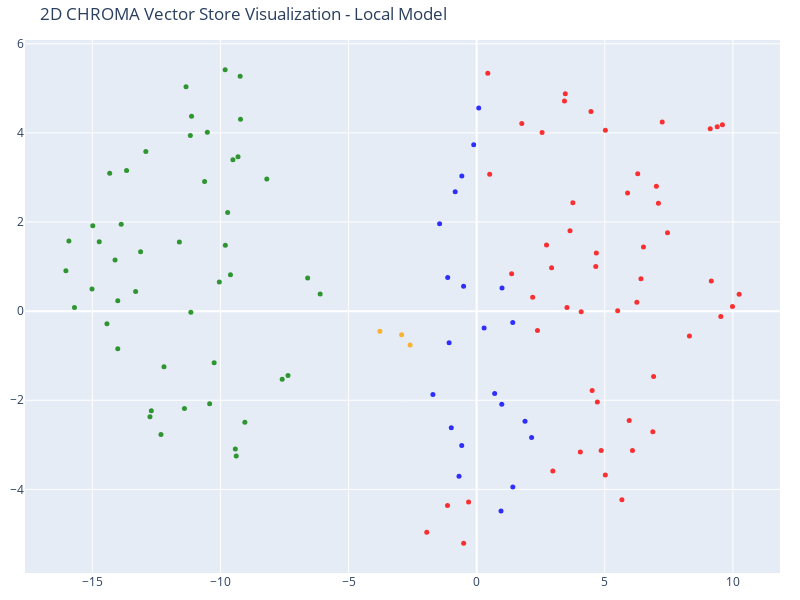

Here is the notebook cell this chart was saved with:
### Code cell
# Visualize the data in plotly 2D using projection technique 
tsne = TSNE(n_components=2, random_state=42)
reduced_vectors = tsne.fit_transform(vectors)

# Create the 2D scatter plot
fig = go.Figure(data=[go.Scatter(
    x=reduced_vectors[:, 0],
    y=reduced_vectors[:, 1],
    mode='markers',
    marker=dict(size=5, color=colors, opacity=0.8),
    text=[f"Type: {t}<br>Text: {d[:100]}..." for t, d in zip(doc_types, documents)],
    hoverinfo='text'
)])

fig.update_layout(
    title='2D CHROMA Vector Store Visualization - Local Model',
    scene=dict(xaxis_title='x',yaxis_title='y'),
    width=800,
    height=600,
    margin=dict(r=20, b=10, l=10, t=40)
)

fig.show()

### Figure 1 — Plotly figure (JSON) as saved in the notebook; plotly's stock layout.template omitted (floating-point values rounded to 4 significant figures)
{"data": [{"hoverinfo": "text", "marker": {"color": ["blue", "blue", "blue", "blue", "blue", "blue", "blue", "blue", "blue", "blue", "blue", "blue", "blue", "blue", "blue", "blue", "blue", "blue", "blue", "blue", "blue", "red", "red", "red", "red", "red", "red", "red", "red", "red", "red", "red", "red", "red", "red", "red", "red", "red", "red", "red", "red", "red", "red", "red", "red", "red", "red", "red", "red", "red", "red", "red", "red", "red", "red", "red", "red", "red", "red", "red", "red", "red", "red", "red", "red", "red", "red", "red", "red", "red", "red", "red", "red", "orange", "orange", "orange", "green", "green", "green", "green", "green", "green", "green", "green", "green", "green", "green", "green", "green", "green", "green", "green", "green", "green", "green", "green", "green", "green", "green", "green", "green", "green", "green", "green", "green", "green", "green", "green", "green", "green", "green", "green", "green", "green", "green", "green", "green", "green", "green", "green", "green", "green", "green"], "opacity": 0.8, "size": 5}, "mode": "markers", "text": ["Type: products<br>Text: # Product Summary\n\n# Rellm: AI-Powered Enterprise Reinsurance Solution\n\n## Summary\n\nRellm is an inno...", "Type: products<br>Text: ### Seamless Integrations\nRellm's architecture is designed for effortless integration with existing ...", "Type: products<br>Text: ### Regulatory Compliance Tools\nRellm includes built-in compliance tracking features to help organiz...", "Type: products<br>Text: Join the growing number of organizations leveraging Rellm to enhance their reinsurance processes whi...", "Type: products<br>Text: Experience the future of reinsurance with Rellm, where innovation meets reliability. Let Insurellm h...", "Type: products<br>Text: # Product Summary\n\n# Markellm\n\n## Summary\n\nMarkellm is an innovative two-sided marketplace designed ...", "Type: products<br>Text: - **User-Friendly Interface**: Designed with user experience in mind, Markellm features an intuitive...", "Type: products<br>Text: - **Customer Support**: Our dedicated support team is always available to assist both consumers and ...", "Type: products<br>Text: ### For Insurance Companies:\n- **Basic Listing Fee**: $199/month for a featured listing on the platf...", "Type: products<br>Text: ### Q3 2025\n- Initiate a comprehensive marketing campaign targeting both consumers and insurers to i...", "Type: products<br>Text: # Product Summary\n\n# Homellm\n\n## Summary\nHomellm is an innovative home insurance product developed b...", "Type: products<br>Text: ### 2. Dynamic Pricing Model\nWith Homellm's innovative dynamic pricing model, insurance providers ca...", "Type: products<br>Text: ### 5. Multi-Channel Integration\nHomellm seamlessly integrates into existing insurance platforms, pr...", "Type: products<br>Text: - **Basic Tier:** Starting at $5,000/month for small insurers with basic integration features.\n- **S...", "Type: products<br>Text: All tiers include a comprehensive training program and ongoing updates to ensure optimal performance...", "Type: products<br>Text: With Homellm, Insurellm is committed to transforming the landscape of home insurance, ensuring both ...", "Type: products<br>Text: # Product Summary\n\n# Carllm\n\n## Summary\n\nCarllm is an innovative auto insurance product developed by...", "Type: products<br>Text: - **Instant Quoting**: With Carllm, insurance companies can offer near-instant quotes to customers, ...", "Type: products<br>Text: - **Mobile Integration**: Carllm is designed to work seamlessly with mobile applications, providing ...", "Type: products<br>Text: - **Professional Tier**: $2,500/month\n  - For medium-sized companies.\n  - All Basic Tier features pl...", "Type: products<br>Text: ### Q2 2025: Customer Experience Improvements\n- Launch of a new **mobile app** for end-users.\n- Intr...", "Type: contracts<br>Text: # Contract with GreenField Holdings for Markellm\n\n**Effective Date:** November 15, 2023  \n**Contract...", "Type: contracts<br>Text: ## Renewal\n1. **Automatic Renewal**: This contract will automatically renew for sequential one-year ...", "Type: contracts<br>Text: ## Features\n1. **AI-Powered Matching**: Access to advanced algorithms that connect GreenField Holdin...", "Type: contracts<br>Text: ## Support\n1. **Customer Support Access**: The Client will have access to dedicated support through ...", "Type: contracts<br>Text: **Signatures:**  \n_________________________                           _________________________  \n**...", "Type: contracts<br>Text: # Contract with Apex Reinsurance for Rellm: AI-Powered Enterprise Reinsurance Solution\n\n## Terms\n\n1....", "Type: contracts<br>Text: ## Renewal\n\n1. **Automatic Renewal**: This Agreement will automatically renew for successive one-yea...", "Type: contracts<br>Text: 2. **Seamless Integrations**: The architecture of Rellm allows for easy integration with existing sy...", "Type: contracts<br>Text: 1. **Technical Support**: Provider shall offer dedicated technical support to the Client via phone, ...", "Type: contracts<br>Text: **Insurellm, Inc.**  \n_____________________________  \nAuthorized Signature   \nDate: ________________...", "Type: contracts<br>Text: # Contract with Greenstone Insurance for Homellm\n\n---\n\n## Terms\n\n1. **Parties**: This Contract (\"Agr...", "Type: contracts<br>Text: 4. **Payment Terms**: \n   - The Customer shall pay an amount of $10,000 per month for the Standard T...", "Type: contracts<br>Text: ---\n\n## Features\n\n- **AI-Powered Risk Assessment**: Customer will have access to enhanced risk evalu...", "Type: contracts<br>Text: - **Customer Portal**: A dedicated portal will be provided, allowing the Customer's clients to manag...", "Type: contracts<br>Text: ______________________________  \n[Name], [Title]  \nDate: ______________________\n\n**For Greenstone In...", "Type: contracts<br>Text: # Contract with Roadway Insurance Inc. for Carllm\n\n---\n\n## Terms\n\n1. **Agreement Effective Date**: T...", "Type: contracts<br>Text: ---\n\n## Renewal\n\n1. **Automatic Renewal**: This agreement will automatically renew for an additional...", "Type: contracts<br>Text: ---\n\n## Features\n\n1. **Access to Core Features**: Roadway Insurance Inc. will have access to all Pro...", "Type: contracts<br>Text: ---\n\n## Support\n\n1. **Technical Support**: Roadway Insurance Inc. will receive priority technical su...", "Type: contracts<br>Text: # Contract with Stellar Insurance Co. for Rellm\n\n## Terms\nThis contract is made between **Insurellm*...", "Type: contracts<br>Text: ### Termination\nEither party may terminate this agreement with a **30-day written notice**. In the e...", "Type: contracts<br>Text: ## Features\nStellar Insurance Co. will receive access to the following features of the Rellm product...", "Type: contracts<br>Text: ## Support\nInsurellm provides Stellar Insurance Co. with the following support services:\n\n- **24/7 T...", "Type: contracts<br>Text: # Contract with TechDrive Insurance for Carllm\n\n**Contract Date:** October 1, 2024  \n**Contract Dura...", "Type: contracts<br>Text: ## Renewal\n\n1. **Automatic Renewal**: This contract shall automatically renew for additional one-yea...", "Type: contracts<br>Text: ## Support\n\n1. **Customer Support**: Insurellm will provide 24/7 customer support to TechDrive Insur...", "Type: contracts<br>Text: **TechDrive Insurance Representative:**  \nName: Sarah Johnson  \nTitle: Operations Director  \nDate: _...", "Type: contracts<br>Text: # Contract with Belvedere Insurance for Markellm\n\n## Terms\nThis Contract (\"Agreement\") is made and e...", "Type: contracts<br>Text: ## Renewal\n1. **Renewal Terms**: This Agreement may be renewed for additional one-year terms upon mu...", "Type: contracts<br>Text: ## Features\n1. **AI-Powered Matching**: Belvedere Insurance will benefit from Markellm's AI-powered ...", "Type: contracts<br>Text: ## Support\n1. **Technical Support**: Technical support will be available from 9 AM to 7 PM EST, Mond...", "Type: contracts<br>Text: **Belvedere Insurance**  \nSignature: ______________________  \nName: [Authorized Signatory]  \nTitle: ...", "Type: contracts<br>Text: # Contract with Velocity Auto Solutions for Carllm\n\n**Contract Date:** October 1, 2023  \n**Contract ...", "Type: contracts<br>Text: ## Renewal\n\n1. **Automatic Renewal**: This contract will automatically renew for successive 12-month...", "Type: contracts<br>Text: ## Support\n\n1. **Customer Support**: Velocity Auto Solutions will have access to Insurellm’s custome...", "Type: contracts<br>Text: # Contract with GreenValley Insurance for Homellm\n\n**Contract Date:** October 6, 2023  \n**Contract N...", "Type: contracts<br>Text: 4. **Confidentiality:** Both parties agree to maintain the confidentiality of proprietary informatio...", "Type: contracts<br>Text: 1. **AI-Powered Risk Assessment:** Access to advanced AI algorithms for real-time risk evaluations.\n...", "Type: contracts<br>Text: 3. **Regular Updates:** Insurellm will offer ongoing updates and enhancements to the Homellm platfor...", "Type: contracts<br>Text: # Contract with EverGuard Insurance for Rellm: AI-Powered Enterprise Reinsurance Solution\n\n**Contrac...", "Type: contracts<br>Text: 4. **Usage Rights**: EverGuard Insurance is granted a non-exclusive, non-transferable license to acc...", "Type: contracts<br>Text: 1. **Core Functionality**: Rellm provides EverGuard Insurance with advanced AI-driven analytics, sea...", "Type: contracts<br>Text: 1. **Customer Support**: Insurellm will provide EverGuard Insurance with 24/7 customer support, incl...", "Type: contracts<br>Text: ---\n\n**Signatures**  \n**For Insurellm**: __________________________  \n**Name**: John Smith  \n**Title...", "Type: contracts<br>Text: # Contract with BrightWay Solutions for Markellm\n\n**Contract Date:** October 5, 2023  \n**Contract ID...", "Type: contracts<br>Text: 3. **Service Level Agreement (SLA):**  \n   Insurellm commits to a 99.9% uptime for the platform with...", "Type: contracts<br>Text: 2. **Real-Time Quote Availability:**  \n   Consumers sourced via BrightWay Solutions will receive rea...", "Type: contracts<br>Text: 3. **Training and Onboarding:**  \n   Insurellm agrees to provide one free training session on how to...", "Type: contracts<br>Text: # Contract with Pinnacle Insurance Co. for Homellm\n\n## Terms\nThis contract (\"Contract\") is entered i...", "Type: contracts<br>Text: ## Renewal\n1. **Renewal Terms**: At the end of the initial term, this Contract shall automatically r...", "Type: contracts<br>Text: ## Features\n1. **AI-Powered Risk Assessment**: Utilized for tailored underwriting decisions specific...", "Type: contracts<br>Text: ## Support\n1. **Technical Support**: Insurellm shall provide 24/7 technical support via an email and...", "Type: company<br>Text: # Overview of Insurellm\n\nInsurellm is an innovative insurance tech firm with 200 employees across th...", "Type: company<br>Text: # Careers at Insurellm\n\nInsurellm is hiring! We are looking for talented software engineers, data sc...", "Type: company<br>Text: # About Insurellm\n\nInsurellm was founded by Avery Lancaster in 2015 as an insurance tech startup des...", "Type: employees<br>Text: # HR Record\n\n# Alex Chen\n\n## Summary\n- **Date of Birth:** March 15, 1990  \n- **Job Title:** Backend ...", "Type: employees<br>Text: ## Annual Performance History\n- **2020:**  \n  - Completed onboarding successfully.  \n  - Met expecta...", "Type: employees<br>Text: ## Compensation History\n- **2020:** Base Salary: $80,000  \n- **2021:** Base Salary Increase to $90,0...", "Type: employees<br>Text: Alex Chen continues to be a vital asset at Insurellm, contributing significantly to innovative backe...", "Type: employees<br>Text: # HR Record\n\n# Oliver Spencer\n\n## Summary\n- **Date of Birth**: May 14, 1990  \n- **Job Title**: Backe...", "Type: employees<br>Text: ## Annual Performance History\n- **2018**: **3/5** - Adaptable team player but still learning to take...", "Type: employees<br>Text: ## Compensation History\n- **March 2018**: Initial salary of $80,000.\n- **July 2019**: Salary increas...", "Type: employees<br>Text: # HR Record\n\n# Emily Tran\n\n## Summary\n- **Date of Birth:** March 18, 1991  \n- **Job Title:** Digital...", "Type: employees<br>Text: - **January 2017 - May 2018**: Marketing Intern  \n  - Supported the Marketing team by collaborating ...", "Type: employees<br>Text: - **2021**:  \n  - Performance Rating: Meets Expectations  \n  - Key Achievements: Contributed to the ...", "Type: employees<br>Text: - **Professional Development Goals**:  \n  - Emily Tran aims to become a Marketing Manager within the...", "Type: employees<br>Text: # HR Record\n\n# Jordan Blake\n\n## Summary\n- **Date of Birth:** March 15, 1993  \n- **Job Title:** Sales...", "Type: employees<br>Text: ## Annual Performance History\n- **2021:** First year at Insurellm; achieved 90% of monthly targets. ...", "Type: employees<br>Text: ## Other HR Notes\n- Jordan has shown an interest in continuing education, actively participating in ...", "Type: employees<br>Text: # Avery Lancaster\n\n## Summary\n- **Date of Birth**: March 15, 1985  \n- **Job Title**: Co-Founder & Ch...", "Type: employees<br>Text: - **2010 - 2013**: Business Analyst at Edge Analytics  \n  Prior to joining Innovate, Avery worked as...", "Type: employees<br>Text: - **2018**: **Exceeds Expectations**  \n  Under Avery’s pivoted vision, Insurellm launched two new su...", "Type: employees<br>Text: - **2022**: **Satisfactory**  \n  Avery focused on rebuilding team dynamics and addressing employee c...", "Type: employees<br>Text: ## Compensation History\n- **2015**: $150,000 base salary + Significant equity stake  \n- **2016**: $1...", "Type: employees<br>Text: ## Other HR Notes\n- **Professional Development**: Avery has actively participated in leadership trai...", "Type: employees<br>Text: # HR Record\n\n# Maxine Thompson\n\n## Summary\n- **Date of Birth:** January 15, 1991  \n- **Job Title:** ...", "Type: employees<br>Text: ## Insurellm Career Progression\n- **January 2017 - October 2018**: **Junior Data Engineer**  \n  * Ma...", "Type: employees<br>Text: ## Annual Performance History\n- **2017**: *Meets Expectations*  \n  Maxine showed potential in her ro...", "Type: employees<br>Text: - **2021**: *Exceeds Expectations*  \n  Maxine spearheaded the transition to a new data warehousing s...", "Type: employees<br>Text: ## Compensation History\n- **2017**: $70,000 (Junior Data Engineer)  \n- **2018**: $75,000 (Junior Dat...", "Type: employees<br>Text: # Samantha Greene\n\n## Summary\n- **Date of Birth:** October 14, 1990\n- **Job Title:** HR Generalist\n-...", "Type: employees<br>Text: ## Annual Performance History\n- **2020:** Exceeds Expectations  \n  Samantha Greene demonstrated exce...", "Type: employees<br>Text: ## Compensation History\n- **2020:** Base Salary - $55,000  \n  The entry-level salary matched industr...", "Type: employees<br>Text: - **2023:** Base Salary - $70,000  \n  Recognized for substantial improvement in employee relations m...", "Type: employees<br>Text: # HR Record\n\n# Alex Thomson\n\n## Summary\n- **Date of Birth:** March 15, 1995  \n- **Job Title:** Sales...", "Type: employees<br>Text: ## Annual Performance History  \n- **2022** - Rated as \"Exceeds Expectations.\" Alex Thomson achieved ...", "Type: employees<br>Text: ## Other HR Notes\n- Alex Thomson is an active member of the Diversity and Inclusion committee at Ins...", "Type: employees<br>Text: # HR Record\n\n# Samuel Trenton\n\n## Summary\n- **Date of Birth:** April 12, 1989  \n- **Job Title:** Sen...", "Type: employees<br>Text: ## Annual Performance History\n- **2023:** Rating: 4.5/5  \n  *Samuel exceeded expectations, successfu...", "Type: employees<br>Text: ## Compensation History\n- **2023:** Base Salary: $115,000 + Bonus: $15,000  \n  *Annual bonus based o...", "Type: employees<br>Text: - **Engagement in Company Culture:** Regularly participates in team-building events and contributes ...", "Type: employees<br>Text: # HR Record\n\n# Alex Harper\n\n## Summary\n- **Date of Birth**: March 15, 1993  \n- **Job Title**: Sales ...", "Type: employees<br>Text: ## Annual Performance History  \n- **2021**:  \n  - **Performance Rating**: 4.5/5  \n  - **Key Achievem...", "Type: employees<br>Text: - **2022**:  \n  - **Base Salary**: $65,000 (Promotion to Senior SDR)  \n  - **Bonus**: $13,000 (20% o...", "Type: employees<br>Text: # HR Record\n\n# Jordan K. Bishop\n\n## Summary\n- **Date of Birth:** March 15, 1990\n- **Job Title:** Fro...", "Type: employees<br>Text: ## Annual Performance History\n- **2019:** Exceeds Expectations - Continuously delivered high-quality...", "Type: employees<br>Text: ## Compensation History\n- **June 2018:** Starting Salary - $85,000\n- **June 2019:** Salary Increase ...", "Type: employees<br>Text: ## Other HR Notes\n- Jordan K. Bishop has been an integral part of club initiatives, including the In...", "Type: employees<br>Text: # HR Record\n\n# Emily Carter\n\n## Summary\n- **Date of Birth:** August 12, 1990  \n- **Job Title:** Acco...", "Type: employees<br>Text: - **2017-2019:** Marketing Intern  \n  - Assisted with market research and campaign development for s...", "Type: employees<br>Text: ## Compensation History\n| Year | Base Salary | Bonus         | Total Compensation |\n|------|--------...", "Type: employees<br>Text: Emily Carter exemplifies the kind of talent that drives Insurellm's success and is an invaluable ass..."], "type": "scatter", "x": [0.2903, 0.9893, 1.409, -0.5111, -1.075, -0.8381, -0.5794, -0.1148, 0.08, -1.447, -0.9908, -0.6889, -0.5824, 1.412, 0.9508, -1.707, 0.7023, 0.9799, 1.887, 2.144, -1.131, 5.023, 9.116, -1.947, 0.4351, 9.985, 3.755, 2.726, 1.365, 5.504, 9.529, 6.286, 7.242, -0.3155, 6.51, 10.24, 6.876, 6.905, 2.973, 4.046, 4.671, 4.649, 2.373, 4.079, 6.08, 4.711, 5.022, 5.669, 4.461, 9.592, 0.5079, 6.252, 9.158, 5.953, 4.507, 4.86, 7.013, 7.095, -1.138, 7.449, 3.643, 2.924, 2.186, 3.524, 8.304, 3.427, 2.554, 1.762, 3.459, 5.891, 9.388, -0.508, 6.412, -2.598, -3.778, -2.928, -9.513, -12.75, -14.73, -6.108, -9.314, -12.7, -14.98, -9.809, -10.04, -13.12, -9.609, -10.51, -14.11, -9.816, -7.364, -9.047, -9.419, -9.383, -15.91, -7.59, -8.191, -10.25, -11.41, -10.42, -15.7, -12.91, -12.2, -14.32, -13.66, -11.13, -14.01, -11.34, -10.62, -14.43, -15.01, -11.6, -11.18, -14.01, -13.31, -9.217, -12.32, -16.03, -9.231, -9.719, -11.16, -13.87, -6.597], "y": [-0.3781, 0.5178, -0.255, 0.5583, -0.7109, 2.677, 3.034, 3.731, 4.557, 1.961, -2.615, -3.704, -3.017, -3.945, -4.485, -1.871, -1.846, -2.091, -2.473, -2.838, 0.7569, 4.057, 4.094, -4.963, 5.34, 0.1023, 2.432, 1.482, 0.836, 0.006815, -0.1229, 3.081, 4.243, -4.286, 1.439, 0.3812, -2.708, -1.467, -3.587, -3.163, 1.307, 1.002, -0.4351, -0.01294, -3.127, -2.037, -3.678, -4.231, 4.48, 4.18, 3.073, 0.1989, 0.6789, -2.452, -1.779, -3.125, 2.804, 2.423, -4.364, 1.757, 1.805, 0.9737, 0.3122, 0.08088, -0.5557, 4.713, 4.006, 4.209, 4.877, 2.65, 4.138, -5.208, 0.7264, -0.7619, -0.4538, -0.5285, 3.397, -2.37, 1.555, 0.3855, 3.462, -2.234, 1.918, 1.481, 0.6549, 1.334, 0.8191, 4.013, 1.15, 5.416, -1.443, -2.493, -3.091, -3.253, 1.576, -1.528, 2.963, -1.159, -2.183, -2.08, 0.08292, 3.582, -1.251, 3.096, 3.157, 4.374, -0.8421, 5.036, 2.911, -0.2817, 0.4968, 1.55, 3.941, 0.2337, 0.4429, 4.308, -2.767, 0.9059, 5.27, 2.214, -0.02499, 1.952, 0.7453]}], "layout": {"height": 600, "margin": {"b": 10, "l": 10, "r": 20, "t": 40}, "scene": {"xaxis": {"title": {"text": "x"}}, "yaxis": {"title": {"text": "y"}}}, "title": {"text": "2D CHROMA Vector Store Visualization - Local Model"}, "width": 800}}
